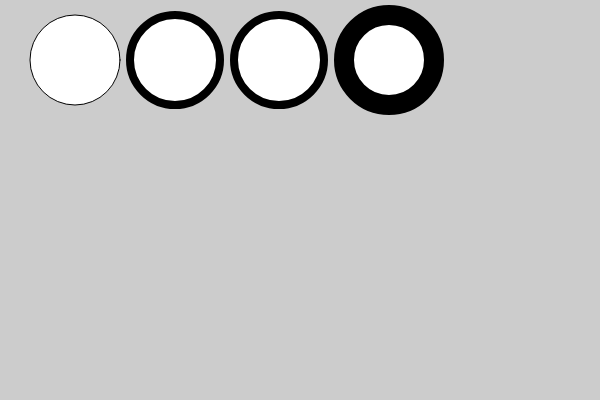
Frame 1 (no input)
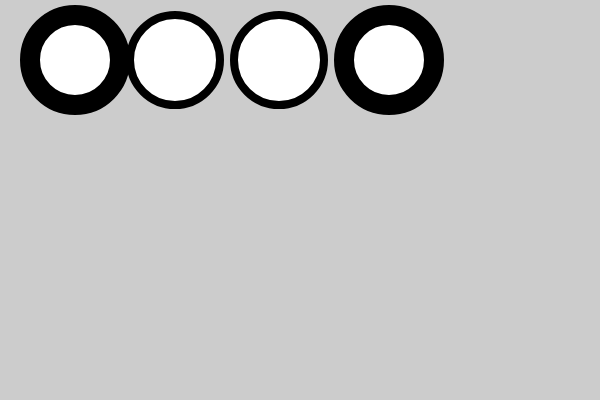
Frame 60 (no input)
Frame 120 (the mouse pressed at the canvas centre since frame 60): identical to frame 60, image omitted

The p5.js sketch that drew these frames (run headless with seeded random() and noise() and a simulated clock; from frame 60 on, the mouse is pressed at the canvas centre):

// p5.js sketch
// ── sketch.js
function setup() {
createCanvas(600, 400);
}
function draw() {
background(204);
ellipse(75, 60, 90, 90);
strokeWeight(8); // Stroke weight to 8 pixels
ellipse(175, 60, 90, 90);
ellipse(279, 60, 90, 90);
strokeWeight(20); // Stroke weight to 20 pixels
ellipse(389, 60, 90, 90);
}
